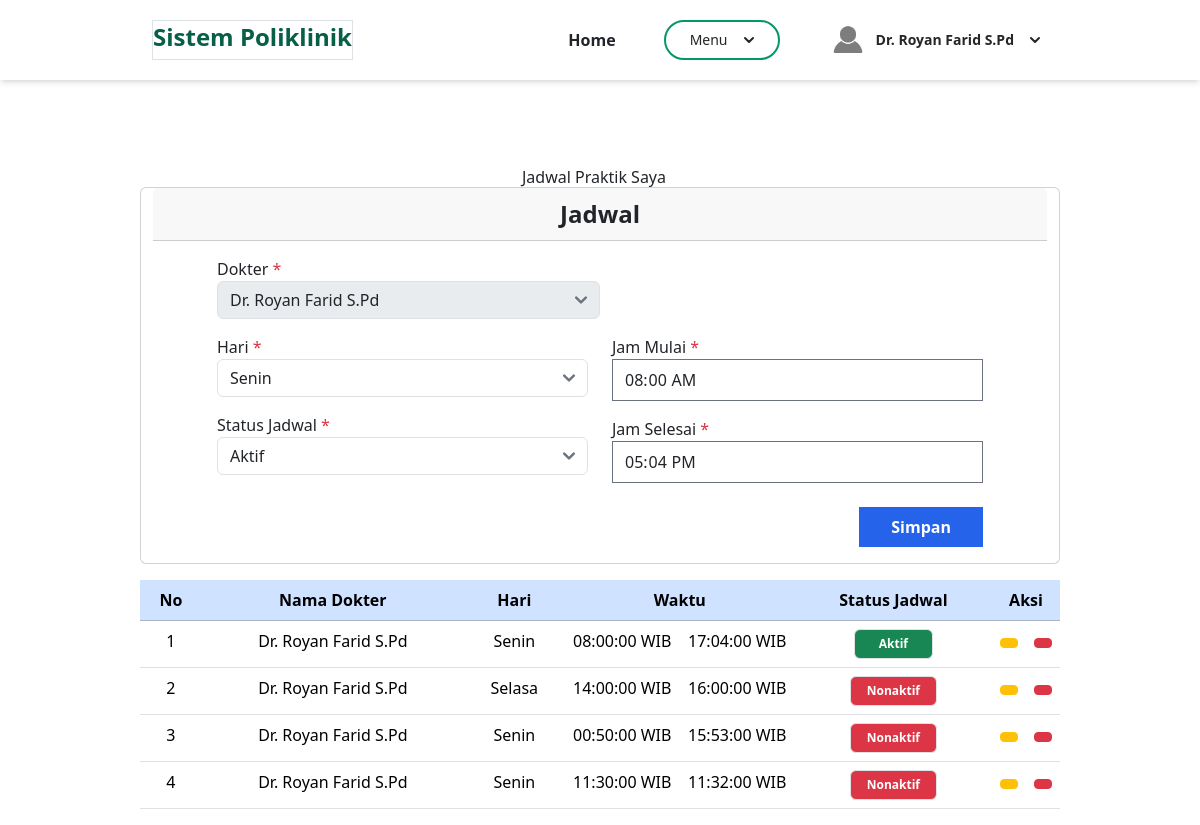
The page /admin/berandaDokter.php?page=aturJadwalDokter&id=1 (signed in) on the database its author committed.
### tables this page shows
CREATE TABLE `jadwal_periksa` (
  `id` int(11) NOT NULL,
  `id_dokter` int(11) NOT NULL,
  `hari` enum('Senin','Selasa','Rabu','Kamis','Jum''at') NOT NULL,
  `jam_mulai` time NOT NULL,
  `jam_selesai` time NOT NULL,
  `status_jadwal` varchar(10) NOT NULL
);

CREATE TABLE `dokter` (
  `id` int(11) NOT NULL,
  `nama` varchar(100) NOT NULL,
  `alamat` varchar(255) NOT NULL,
  `no_hp` varchar(20) NOT NULL,
  `id_poli` int(11) NOT NULL,
  `nip` varchar(50) NOT NULL,
  `password` varchar(255) NOT NULL
);

### admin/aturJadwalDokter.php (the view, shortened to what this page needs)
<main id="aturJadwalDokter-page">
    <div class="container" style="margin-top: 5.5rem;">
        <div class="row justify-content-center">
            <h2 class="ps-0 text-center">Jadwal Praktik Saya</h2>
            <div class="card">
                <div class="card-header text-center fw-bold" style="font-size: 1.5rem;">Jadwal</div>
                <div class="card-body ms-lg-5 me-lg-5 justify-content-center">
                    <form action="" method="POST" onsubmit="return(validate());">
                        <?php
                        $hari = '';
                        $jam_mulai = '';
                        $jam_selesai = '';
                        $status_jadwal = '';
                        if (isset($_GET['id'])) {
                            $get = mysqli_query($mysqli, "SELECT * FROM jadwal_periksa
                                    WHERE id='" . $_GET['id'] . "'");
                            while ($row = mysqli_fetch_array($get)) {
                                $hari = $row['hari'];
                                $jam_mulai = $row['jam_mulai'];
                                $jam_selesai = $row['jam_selesai'];
                                $status_jadwal = $row['status_jadwal'];
                            }
                        ?>
                        <?php
                        }
                        ?>
                        <div class="dropdown mb-3 w-50">
                            <label for="id_dokter">Dokter <span class="text-danger">*</span></label>
                            <select disabled class="form-select" name="id_dokter" aria-label="id_dokter">
                                <?php
                                    $id_dokter = $_SESSION['id'];
                                    $result = mysqli_query($mysqli, "SELECT * FROM dokter WHERE id");
                                    while($data = mysqli_fetch_assoc($result)) {
                                        $selected = ($data['id'] == $id_dokter) ? 'selected' : '';
                                        echo "<option $selected value='" . $data['id'] . "'>" . $data['nama'] . "</option>";
                                    }
                                ?>
                            </select>
                        </div>
                        <div class="row">
                            <div class="col-lg-6">
                                <div class="dropdown mb-3">
                                    <label for="hari">Hari <span class="text-danger">*</span></label>
                                    <select class="form-select" name="hari" aria-label="hari">
                                        <?php
                                            $days = ['Senin', 'Selasa', 'Rabu', 'Kamis', 'Jumat', 'Sabtu'];
                                            foreach ($days as $day) {
                                                $selected = ($day == $hari) ? 'selected' : '';
                                                echo "<option value='$day' $selected>$day</option>";
                                            }
                                        ?>
                                    </select>
                                </div>
                                <div class="dropdown mb-3">
                                    <label for="status_jadwal">Status Jadwal <span class="text-danger">*</span></label>
                                    <select class="form-select" name="status_jadwal" aria-label="status_jadwal">
                                        <?php
                                            $statuses = ['0' => 'Aktif', '1' => 'Nonaktif'];
                                            foreach ($statuses as $status => $statusName) {
                                                $selected = ($status == $status_jadwal) ? 'selected' : '';
                                                echo "<option value='$status' $selected>$statusName</option>";
                                            }
                                        ?>
                                    </select>
                                </div>
                            </div>
                            <div class="col-lg-6">
                                <div class="mb-3">
                                    <label for="jam_mulai">Jam Mulai <span class="text-danger">*</span></label>
                                    <input type="time" name="jam_mulai" class="form-control" required value="<?php echo $jam_mulai ?>">
                                </div>
                                <div class="mb-3">
                                    <label for="jam_selesai">Jam Selesai <span class="text-danger">*</span></label>
                                    <input type="time" name="jam_selesai" class="form-control" required value="<?php echo $jam_selesai ?>">
                                </div>
                            </div>
                        </div>
                        <div class="d-flex justify-content-end mt-2">
                            <button type="submit" name="simpanData" class="bg-blue-600 hover:bg-blue-700 text-white px-8 py-2 font-bold">Simpan</button>
                        </div>
                    </form>
                </div>
            </div>
            <div class="table-responsive mt-3 px-0">
                <table class="table text-center">
                    <thead class="table-primary">
                        <tr>
                            <th valign="middle">No</th>
                            <th valign="middle">Nama Dokter</th>
                            <th valign="middle">Hari</th>
                            <th valign="middle" style="width: 25%;" colspan="2">Waktu</th>
                            <th valign="middle">Status Jadwal</th>
                            <th valign="middle" style="width: 0.5%;" colspan="2">Aksi</th>
                        </tr>
                    </thead>
                    <tbody>
                        <?php
                            $id_dokter = $_SESSION['id'];
                            $result = mysqli_query($mysqli, "SELECT dokter.nama, jadwal_periksa.id, jadwal_periksa.hari, jadwal_periksa.jam_mulai, jadwal_periksa.jam_selesai, jadwal_periksa.status_jadwal
                            FROM dokter
                            JOIN jadwal_periksa ON dokter.id = jadwal_periksa.id_dokter
                            WHERE dokter.id = $id_dokter");
                            $no = 1;
                            while ($data = mysqli_fetch_array($result)) :
                            ?>
                                <tr>
                                    <td><?php echo $no++ ?></td>
                                    <td><?php echo $data['nama'] ?></td>
                                    <td><?php echo $data['hari'] ?></td>
                                    <td><?php echo $data['jam_mulai'] ?> WIB</td>
                                    <td><?php echo $data['jam_selesai'] ?> WIB</td>
                                    <td>
                                        <?php
                                            echo ($data['status_jadwal'] == 0)
                                            ? '<span class="bg-success badge text-white border rounded px-4 py-2 mb-0">Aktif</span>'
                                            : '<span class="bg-danger badge text-white border rounded px-3 py-2 mb-0">Nonaktif</span>';
                                        ?>
                                    </td>
                                    <td>
                                        <a class="btn btn-sm btn-warning text-white btn-edit" href="berandaDokter.php?page=aturJadwalDokter&id=<?php echo $data['id'] ?>">
                                        </a>
                                    </td>
                                    <td>
                                        <a href="berandaDokter.php?page=aturJadwalDokter&id=<?php echo $data['id'] ?>&aksi=hapus" class="btn btn-sm btn-danger text-white">
                                        </a>
                                    </td>
                                </tr>
                        <?php endwhile; ?>
                    </tbody>
                </table>
            </div>
        </div>
    </div>
</main>

### rows shown on the page
jadwal_periksa: jam_mulai "08:00:00", jam_selesai "17:04:00", id_dokter.nama "Dr. Royan Farid S.Pd", hari "Senin", status_jadwal "Aktif"
jadwal_periksa: id_dokter.nama "Dr. Royan Farid S.Pd", hari "Selasa", jam_mulai "14:00:00", jam_selesai "16:00:00", status_jadwal "Nonaktif"
jadwal_periksa: id_dokter.nama "Dr. Royan Farid S.Pd", hari "Senin", jam_mulai "00:50:00", jam_selesai "15:53:00", status_jadwal "Nonaktif"
jadwal_periksa: id_dokter.nama "Dr. Royan Farid S.Pd", hari "Senin", jam_mulai "11:30:00", jam_selesai "11:32:00", status_jadwal "Nonaktif"

### other values the page prints
$_SESSION['nama'] "Dr. Royan Farid S.Pd"
form field id_dokter "Dr. Royan Farid S.Pd"
form field hari "Senin"
form field status_jadwal "Aktif"
